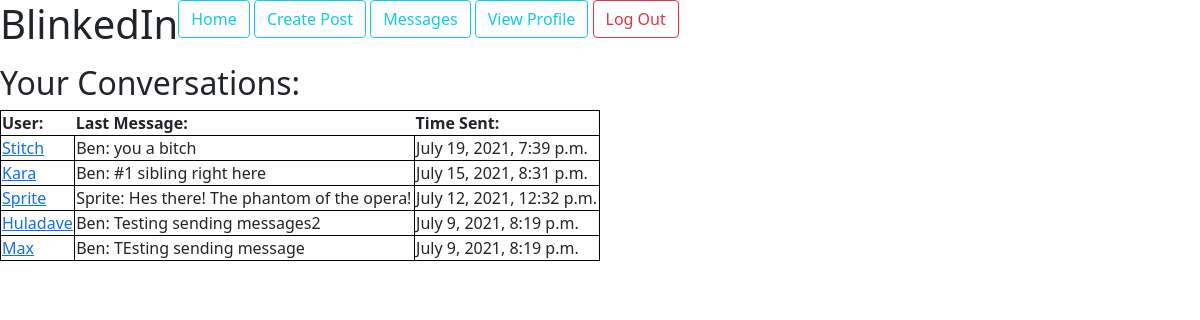
Page /messages/ (signed in) on the committed database.
### linkedin_app/models.py (models this page shows)
class CustomUser(AbstractUser):
    name = models.CharField(max_length=50)
    bio = models.CharField(max_length=150)
    image = models.ImageField(upload_to='static/uploads/', blank=True, null=True)
    following = models.ManyToManyField('self', blank=True, symmetrical=False)
    liked_posts = models.ManyToManyField('Post', blank=True, symmetrical=False)
    def check_messages(self):
        new_messages = ''
        messages = DirectMessage.objects.filter(target=self.id)
        for dm in messages:
            if not dm.message.seen:
                new_messages= 'You have unread messages!'
        return new_messages

class Message(models.Model):
    text = models.CharField(max_length=140)
    time = models.DateTimeField(default=timezone.now)
    seen = models.BooleanField(default=False)

class DirectMessage(models.Model):
    target= models.ForeignKey(CustomUser, on_delete=models.CASCADE)
    message= models.ForeignKey(Message, on_delete=models.CASCADE)
    author = models.ForeignKey(CustomUser, on_delete=models.CASCADE, related_name='author')

### linkedin_app/views.py (the view)
# urls.py: path('messages/', views.direct_message_view),
@login_required
def direct_message_view(request):
    DMS = DirectMessage.objects.filter(target=request.user)
    DMS = DMS.union(DirectMessage.objects.filter(author=request.user)).order_by('-id')
    feed=[]
    for dm in DMS:
        in_feed = False
        if dm.author == request.user:
            if len(feed) > 0:
                for item in feed:
                    if item['user'] == dm.target:
                        in_feed = True
            if not in_feed:
                feed.append({'user':dm.target, 'message': dm.message})
        else:
            if len(feed) > 0:
                for item in feed:
                    if item['user'] == dm.author:
                        in_feed = True
            if not in_feed:
                feed.append({'user':dm.author, 'message': dm.message})
    return render(request, 'dm_view.html', {'dms': feed})

### templates/dm_view.html (shortened to what this page needs)
{% load static %}
<head>
    <link href="https://cdn.jsdelivr.net/npm/bootstrap@5.0.2/dist/css/bootstrap.min.css" rel="stylesheet">
    <link rel="stylesheet" href="{% static 'style.css' %}">
</head>
{% include 'nav.html' %}
<h2>Your Conversations:</h2>
<div class="conversations">
    <table class="dmfeed">
        <tr>
            <th>User:</th>
            <th>Last Message:</th>
            <th>Time Sent:</th>
        </tr>
        {% for dm in dms %}
        <tr>
            {% if dm.message.directmessage_set.first.author != request.user and not dm.message.seen %}
                <td><a class="newmessage" href="/messagefeed/{{dm.user.id}}">{{dm.user|title}}</a></td>
            {% else %}
                <td><a href="/messagefeed/{{dm.user.id}}">{{dm.user|title}}</a></td>
            {% endif %}
            <td>{{dm.message.directmessage_set.first.author|title}}: {{dm.message.text}}</td>
            <td>{{dm.message.time}}</td>
        </tr>
        {% empty %}
        <h3>No Conversations</h3>
        {% endfor %}
    </table>
</div>

### uploads/static/style.css (style rules this page uses)
.dmfeed { border: 1px solid black; width: 50%; border-collapse: collapse; }
th { text-align: left; }
.dmfeed tr { border-top: 1px solid black; }
.dmfeed td { border-left: 1px solid black; }

### rows in the picture
CustomUser: user "Stitch", message.directmessage_set.first.author "Ben", message.text "you a bitch", message.time "July 19, 2021, 7:39 p.m."
CustomUser: user "Kara", message.directmessage_set.first.author "Ben", message.text "#1 sibling right here", message.time "July 15, 2021, 8:31 p.m."
CustomUser: user "Sprite", message.directmessage_set.first.author "Sprite", message.text "Hes there! The phantom of the opera!", message.time "July 12, 2021, 12:32 p.m."
CustomUser: user "Huladave", message.directmessage_set.first.author "Ben", message.text "Testing sending messages2", message.time "July 9, 2021, 8:19 p.m."
CustomUser: user "Max", message.directmessage_set.first.author "Ben", message.text "TEsting sending message", message.time "July 9, 2021, 8:19 p.m."
